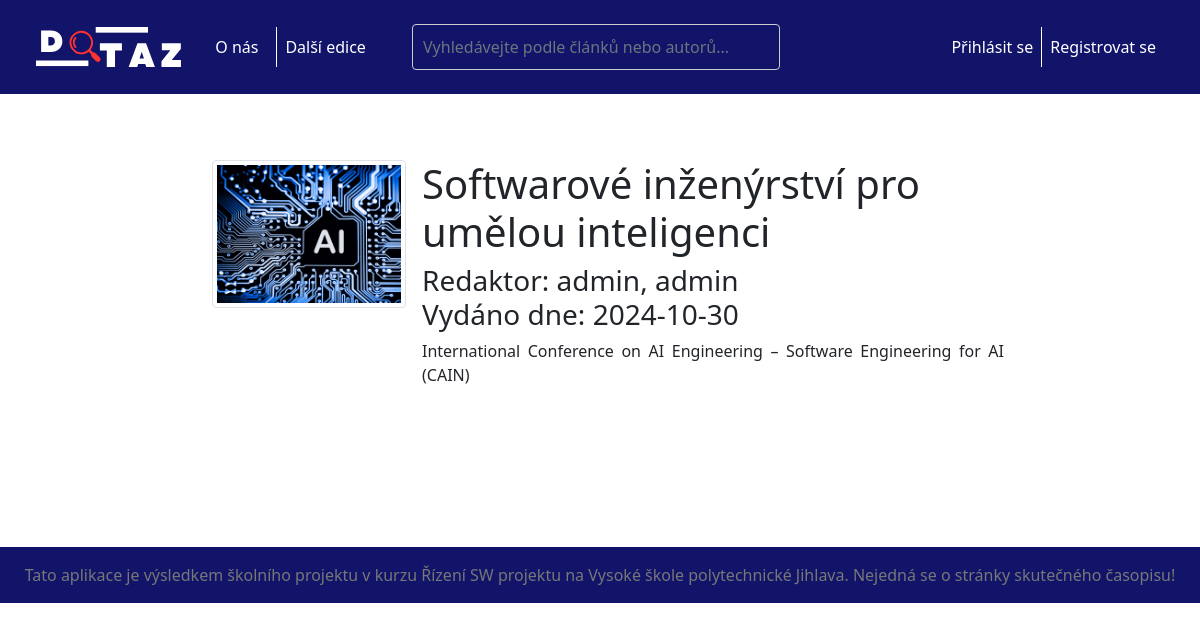
The page / on the database its author committed.
### tables this page shows
CREATE TABLE `RSP_EDITION` (
  `ID` int NOT NULL AUTO_INCREMENT,
  `Title` varchar(128) NOT NULL,
  `Thema` varchar(256) DEFAULT NULL,
  `Published` date DEFAULT NULL,
  `Redactor` int NOT NULL,
  PRIMARY KEY (`ID`),
  KEY `Redactor` (`Redactor`),
  CONSTRAINT `Table_Member` FOREIGN KEY (`Redactor`) REFERENCES `RSP_USER` (`ID`)
);

CREATE TABLE `RSP_USER` (
  `ID` int NOT NULL AUTO_INCREMENT,
  `FirstName` varchar(32) NOT NULL,
  `LastName` varchar(64) NOT NULL,
  `TitleF` varchar(16) DEFAULT NULL,
  `TitleP` varchar(16) DEFAULT NULL,
  `Func` int NOT NULL,
  `Phone` varchar(16) DEFAULT NULL,
  `Mail` varchar(64) NOT NULL,
  `Login` varchar(16) DEFAULT NULL,
  `Password` char(64) DEFAULT NULL,
  `Active` tinyint(1) NOT NULL,
  PRIMARY KEY (`ID`),
  UNIQUE KEY `login` (`Login`),
  KEY `funkce` (`Func`),
  KEY `LastName` (`LastName`),
  CONSTRAINT `TableU_Index` FOREIGN KEY (`Func`) REFERENCES `RSP_CC_USER_Func` (`ID`)
);

### include/session_open.php (called while the page is built, shortened)
<?php
$img_dir = getenv('DIR_IMAGES');
?>

### index.php (the view, shortened to what this page needs)
<?php include 'include/session_open.php'; ?>
<?php
$EditionID = isset($_GET['id']) ? htmlentities($_GET['id']) : "";
$sql = "SELECT MAX(ID) from `RSP_EDITION` where Published<now()";
$result = $conn->query($sql);
if (($EditionID=="")||(!is_numeric($EditionID))) {$EditionID=$result->fetch()[0];}
else {$sql = "SELECT ID from `RSP_EDITION` where ID=".$EditionID;
    $result2 = $conn->query($sql);
    if ($result2->rowCount() == 0) {$EditionID=$result->fetch()[0];}
    else {$EditionID=$result2->fetch()[0];}
}
$sql = "SELECT * from `RSP_EDITION` E left join `RSP_USER` U on E.Redactor=U.ID where E.ID=".$EditionID;
$result = $conn->query($sql);
$E=$result->fetchObject();
?>
<?php include 'include/header.php'; ?>
<main>
        <div class="container-fluid">
            <div class="row justify-content-center">
                <div class="lead-article col-sm-8 mb-5 d-flex align-items-start">
                    <div class="col-sm-3 me-3">
                        <img class="img-thumbnail" src="<?php echo "{$img_dir}picture{$E->ID}";?>.png"/>
                    </div>
                    <div class="col-sm-9">
                    <h1><?php echo $E->Title;?></h1>
                    <h3>Redaktor:
                        <span class="author">
                            <?php echo $E->LastName.", ".$E->TitleF." ".$E->FirstName." ".$E->TitleP." ";?>
                        </span><br/>
                        Vydáno dne:
                        <span class="published">
                            <?php
                                if (strtotime($E->Published) === false) {
                                    echo '"' . $E->Published . '"';
                                } else {
                                    echo $E->Published;
                                }
                            ?>
                        </span>
                    </h3>
                    <p class="text-justify"><?php echo $E->Thema;?></p>
                    </div>
                </div>
            </div>
        </div>
        <section class="articles">
                <div class="container-fluid">
                    <div class="row justify-content-center">
                        <div class="col-sm-8">
                            <div class="row pt-5">
                            </div>
                        </div>
                    </div>
                </div>
        </section>
    </main>
<?php include 'include/footer.php'; ?>

### public/css/style.css (style rules this page uses)
.text-justify { text-align: justify; }
main { margin-top: 10rem; }

### rows shown on the page
rsp_edition: Title "Softwarové inženýrství pro umělou inteligenci", Redactor.LastName "admin", Redactor.FirstName "admin", Published "2024-10-30", Thema "International Conference on AI Engineering – Software Engineering for AI (CAIN)"
